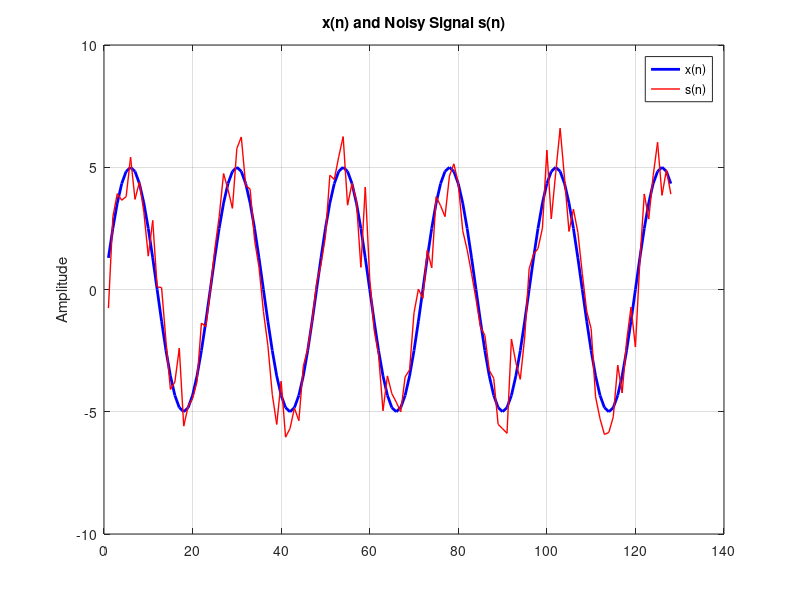

MATLAB code for this plot:
sn = 1:128;
A = 5;
x = A * sin(pi * sn / 12);
r = randn(1, 128);
% noisy signal s(n)
s = x + r;
figure;
plot(sn, x, 'b', 'LineWidth', 2); hold on;
plot(sn, s, 'r', 'LineWidth', 1);
title('x(n) and Noisy Signal s(n)');
legend('x(n)','s(n)');
ylabel('Amplitude');
grid on;
hold off;
